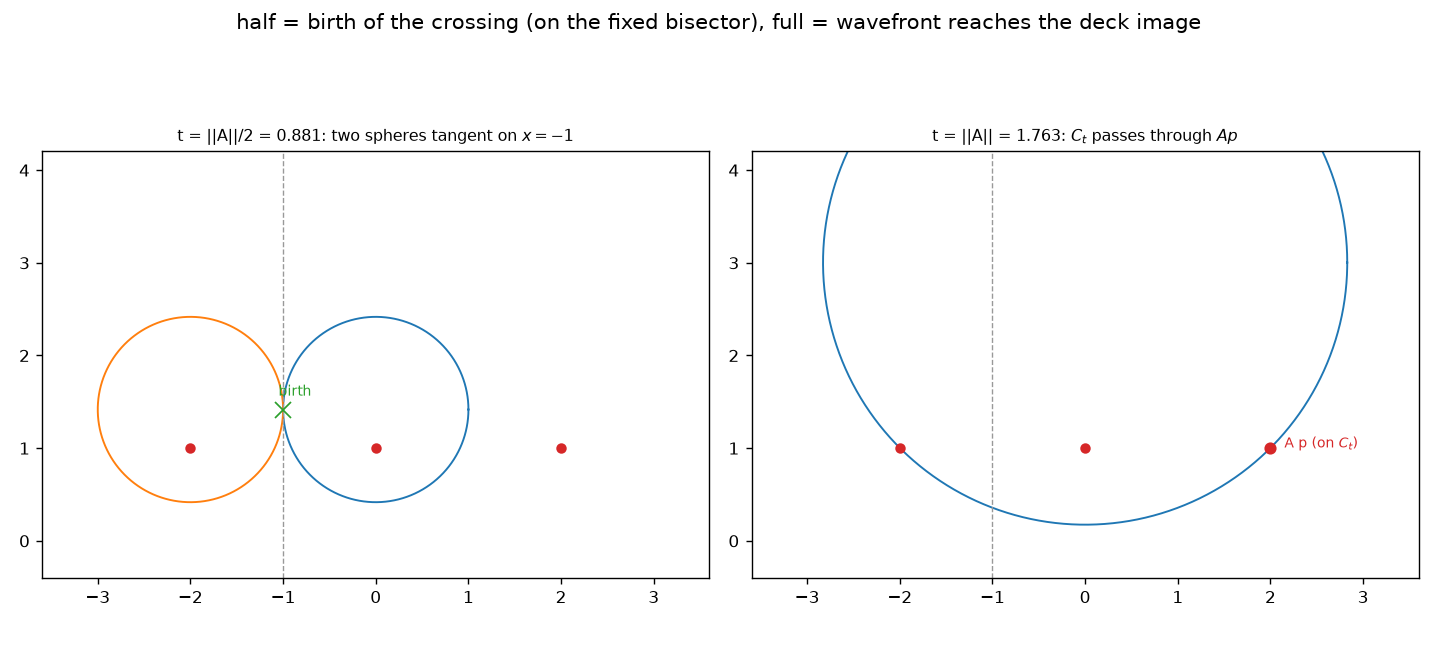

Write the Python code that produced this figure.
#!/usr/bin/env python3
"""
053 — Fire-front trichotomy illustration: half = birth, full = root.

For gamma = A : z -> z+2 on the thrice-punctured sphere H^2 / Γ(2), basepoint p=i:
  A p = 2+i,  A^{-1} p = -2+i,  ||A|| = d(i, 2+i) = 2 arsinh(1) = arcosh(3) = 1.7627.
The perpendicular bisector of [p, A^{-1}p] is the vertical geodesic x = -1.

  * birth at t = ||A||/2 = arsinh(1) = 0.8814 : the hyperbolic circles Sigma_t(p)
    (centre i*sqrt2, radius 1) and Sigma_t(A^{-1}p) (centre -2 + i*sqrt2, radius 1)
    are tangent at the midpoint -1 + i*sqrt2 (on the bisector x = -1).
  * root  at t = ||A||   = arcosh(3) = 1.7627 : Sigma_t(p) (centre 3i, radius 2*sqrt2)
    passes through A p = 2+i.

This is the concrete A-instance of note 026's half/full pairing.
"""

from math import pi, sqrt, cosh, sinh, asinh
import numpy as np
import matplotlib
matplotlib.use("Agg")
import matplotlib.pyplot as plt
from pathlib import Path

OUT = Path(__file__).resolve().parent


def main():
    LA = 2.0 * asinh(1.0)
    half = LA / 2.0
    print(f"||A|| = {LA:.6f}   half = {half:.6f}")
    print(f"sinh(half)={sinh(half):.4f} (1), cosh(half)={cosh(half):.4f} (sqrt2)")
    print(f"sinh(||A||)={sinh(LA):.4f} (2*sqrt2), cosh(||A||)={cosh(LA):.4f} (3)")

    circ = np.exp(1j * np.linspace(0, 2 * pi, 400))
    fig, axes = plt.subplots(1, 2, figsize=(11.5, 5.2))

    # left: birth
    ax = axes[0]
    c, r = cosh(half), sinh(half)
    ax.plot((0 + c * 1j + r * circ).real, (0 + c * 1j + r * circ).imag, color="#1f77b4", lw=1.1)
    ax.plot((-2 + c * 1j + r * circ).real, (-2 + c * 1j + r * circ).imag, color="#ff7f0e", lw=1.1)
    ax.axvline(-1, color="0.6", ls="--", lw=0.8)
    for (x, y) in ((0, 1), (2, 1), (-2, 1)):
        ax.plot([x], [y], "o", color="#d62728", ms=5)
    ax.plot([-1], [c], "x", color="#2ca02c", ms=9)
    ax.text(-1.05, c + 0.15, "birth", fontsize=8, color="#2ca02c")
    ax.set_xlim(-3.6, 3.6); ax.set_ylim(-0.4, 4.2); ax.set_aspect("equal")
    ax.set_title(f"t = ||A||/2 = {half:.3f}: two spheres tangent on $x=-1$", fontsize=9)

    # right: root
    ax = axes[1]
    c, r = cosh(LA), sinh(LA)
    ax.plot((0 + c * 1j + r * circ).real, (0 + c * 1j + r * circ).imag, color="#1f77b4", lw=1.1)
    ax.axvline(-1, color="0.6", ls="--", lw=0.8)
    ax.plot([0], [1], "o", color="#d62728", ms=5)
    ax.plot([-2], [1], "o", color="#d62728", ms=5)
    ax.plot([2], [1], "o", color="#d62728", ms=6)
    ax.text(2.15, 1.0, "A p (on $C_t$)", fontsize=8, color="#d62728")
    ax.set_xlim(-3.6, 3.6); ax.set_ylim(-0.4, 4.2); ax.set_aspect("equal")
    ax.set_title(f"t = ||A|| = {LA:.3f}: $C_t$ passes through $A p$", fontsize=9)

    fig.suptitle("half = birth of the crossing (on the fixed bisector), full = wavefront reaches the deck image")
    fig.tight_layout(rect=[0, 0, 1, 0.94])
    fname = OUT / "053-half-full-firefront.png"
    fig.savefig(fname, dpi=125)
    print("wrote", fname.name)


if __name__ == "__main__":
    main()
